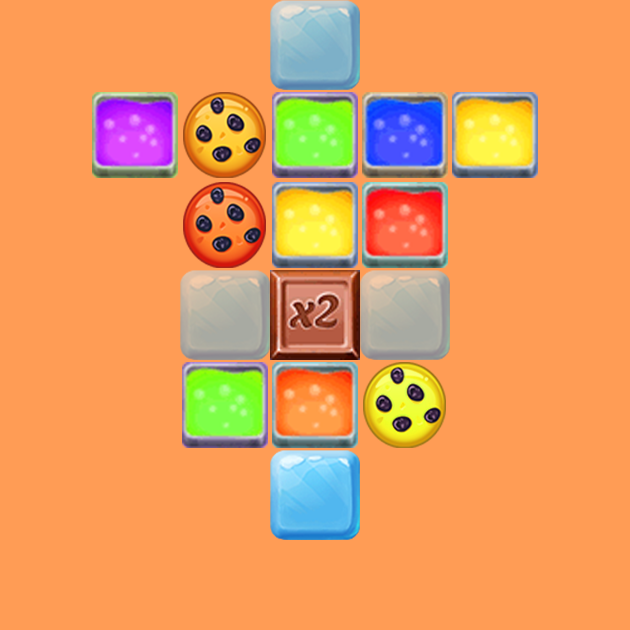

The image is a tile-based game level rendered from a .tmx file. Its description and source (layers, tilesets, objects; grid data summarised) follow:
An orthogonal 7x7 tile map with 90x90 px tiles, 1 tile layer (surface), 3 tilesets.

<map version="1.0" orientation="orthogonal" renderorder="left-up" width="7" height="7" tilewidth="90" tileheight="90" backgroundcolor="#ff9c55" nextobjectid="1">
 <tileset firstgid="1" name="surface" tilewidth="90" tileheight="90" spacing="2" margin="2" tilecount="20" columns="5">
  <image source="surface.png" trans="910091" width="462" height="370" />
 </tileset>
 <tileset firstgid="21" name="elem" tilewidth="90" tileheight="90" spacing="2" margin="2" tilecount="121" columns="11">
  <image source="elem.png" trans="910091" width="1024" height="1024" />
 </tileset>
 <tileset firstgid="142" name="conveyor" tilewidth="90" tileheight="90" spacing="2" margin="2" tilecount="15" columns="5">
  <image source="conveyor.png" trans="910091" width="462" height="278" />
 </tileset>
 <layer name="surface" width="7" height="7">
  <data>[49 cells, 16 non-empty, 13 distinct tile ids]</data>
 </layer>
</map>